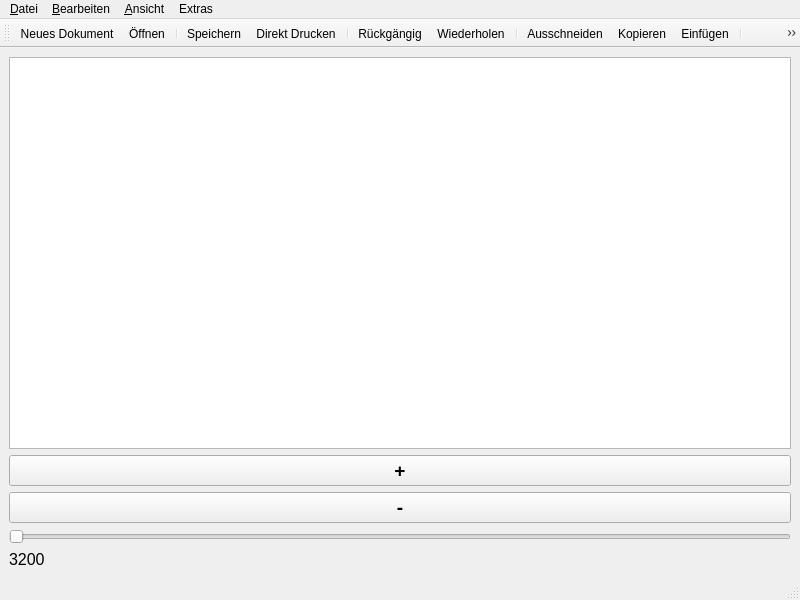
<?xml version="1.0" encoding="UTF-8"?>
<ui version="4.0">
 <class>MainWindow</class>
 <widget class="QMainWindow" name="MainWindow">
  <property name="geometry">
   <rect>
    <x>0</x>
    <y>0</y>
    <width>800</width>
    <height>600</height>
   </rect>
  </property>
  <property name="windowTitle">
   <string>MainWindow</string>
  </property>
  <widget class="QWidget" name="centralwidget">
   <layout class="QGridLayout" name="gridLayout">
    <item row="3" column="0">
     <widget class="QSlider" name="sldZoom">
      <property name="minimum">
       <number>1</number>
      </property>
      <property name="maximum">
       <number>32</number>
      </property>
      <property name="singleStep">
       <number>1</number>
      </property>
      <property name="pageStep">
       <number>5</number>
      </property>
      <property name="orientation">
       <enum>Qt::Horizontal</enum>
      </property>
     </widget>
    </item>
    <item row="1" column="0">
     <widget class="QPushButton" name="btnZoomPlus">
      <property name="font">
       <font>
        <pointsize>14</pointsize>
        <bold>true</bold>
       </font>
      </property>
      <property name="text">
       <string>+</string>
      </property>
     </widget>
    </item>
    <item row="0" column="0">
     <widget class="QTextEdit" name="textEdit"/>
    </item>
    <item row="2" column="0">
     <widget class="QPushButton" name="btnZoomMinus">
      <property name="font">
       <font>
        <pointsize>14</pointsize>
        <bold>true</bold>
       </font>
      </property>
      <property name="text">
       <string>-</string>
      </property>
     </widget>
    </item>
    <item row="4" column="0">
     <widget class="QLabel" name="lblZoom">
      <property name="font">
       <font>
        <pointsize>12</pointsize>
       </font>
      </property>
      <property name="text">
       <string>3200</string>
      </property>
     </widget>
    </item>
   </layout>
  </widget>
  <widget class="QMenuBar" name="menubar">
   <property name="geometry">
    <rect>
     <x>0</x>
     <y>0</y>
     <width>800</width>
     <height>21</height>
    </rect>
   </property>
   <widget class="QMenu" name="menu_Datei">
    <property name="title">
     <string>&amp;Datei</string>
    </property>
    <widget class="QMenu" name="menuDrucken">
     <property name="title">
      <string>Drucken</string>
     </property>
     <addaction name="action_Vorschau"/>
     <addaction name="action_Druck"/>
     <addaction name="action_Direkt_Drucken"/>
    </widget>
    <addaction name="action_Neues_Dokument"/>
    <addaction name="action_Oeffnen"/>
    <addaction name="separator"/>
    <addaction name="action_Speichern"/>
    <addaction name="action_Speichern_unter"/>
    <addaction name="separator"/>
    <addaction name="menuDrucken"/>
    <addaction name="separator"/>
    <addaction name="action_Beenden"/>
   </widget>
   <widget class="QMenu" name="menu_Bearbeiten">
    <property name="title">
     <string>&amp;Bearbeiten</string>
    </property>
    <addaction name="action_Rueckgaengig"/>
    <addaction name="action_Wiederholen"/>
    <addaction name="separator"/>
    <addaction name="action_Ausschneiden"/>
    <addaction name="action_Kopieren"/>
    <addaction name="action_Einfuegen"/>
    <addaction name="separator"/>
    <addaction name="action_Suchen"/>
    <addaction name="action_Ersetzen"/>
   </widget>
   <widget class="QMenu" name="menu_Ansicht">
    <property name="title">
     <string>&amp;Ansicht</string>
    </property>
    <widget class="QMenu" name="menu_Farbe">
     <property name="title">
      <string>&amp;Farbe</string>
     </property>
     <addaction name="action_Vordergrund"/>
     <addaction name="action_Hintergrund"/>
    </widget>
    <widget class="QMenu" name="menu_Zoom">
     <property name="title">
      <string>&amp;Zoom</string>
     </property>
     <addaction name="action_100"/>
     <addaction name="action_200"/>
     <addaction name="action_300"/>
     <addaction name="action_400"/>
     <addaction name="action_800"/>
     <addaction name="action_1600"/>
     <addaction name="action_3200"/>
    </widget>
    <addaction name="menu_Zoom"/>
    <addaction name="action_Schriftart"/>
    <addaction name="menu_Farbe"/>
   </widget>
   <widget class="QMenu" name="menuExtras">
    <property name="title">
     <string>Extras</string>
    </property>
    <widget class="QMenu" name="menu_Spracheinstellung">
     <property name="title">
      <string>&amp;Spracheinstellung</string>
     </property>
     <addaction name="action_Deutsch"/>
     <addaction name="action_Englisch"/>
     <addaction name="action_Franzoesisch"/>
     <addaction name="action_Spanisch"/>
     <addaction name="action_Portugiesisch"/>
    </widget>
    <addaction name="action_Optionen"/>
    <addaction name="menu_Spracheinstellung"/>
   </widget>
   <addaction name="menu_Datei"/>
   <addaction name="menu_Bearbeiten"/>
   <addaction name="menu_Ansicht"/>
   <addaction name="menuExtras"/>
  </widget>
  <widget class="QStatusBar" name="statusbar"/>
  <widget class="QToolBar" name="toolBar">
   <property name="windowTitle">
    <string>toolBar</string>
   </property>
   <attribute name="toolBarArea">
    <enum>TopToolBarArea</enum>
   </attribute>
   <attribute name="toolBarBreak">
    <bool>false</bool>
   </attribute>
   <addaction name="action_Neues_Dokument"/>
   <addaction name="action_Oeffnen"/>
   <addaction name="separator"/>
   <addaction name="action_Speichern"/>
   <addaction name="action_Direkt_Drucken"/>
   <addaction name="separator"/>
   <addaction name="action_Rueckgaengig"/>
   <addaction name="action_Wiederholen"/>
   <addaction name="separator"/>
   <addaction name="action_Ausschneiden"/>
   <addaction name="action_Kopieren"/>
   <addaction name="action_Einfuegen"/>
   <addaction name="separator"/>
   <addaction name="action_Suchen"/>
  </widget>
  <action name="action_Neues_Dokument">
   <property name="icon">
    <iconset resource="ressourcen.qrc">
     <normaloff>:/icons/_Editor_Icons/new_1.png</normaloff>:/icons/_Editor_Icons/new_1.png</iconset>
   </property>
   <property name="text">
    <string>&amp;Neues Dokument</string>
   </property>
   <property name="shortcut">
    <string>Ctrl+N</string>
   </property>
  </action>
  <action name="action_Oeffnen">
   <property name="icon">
    <iconset resource="ressourcen.qrc">
     <normaloff>:/icons/_Editor_Icons/open_4.png</normaloff>:/icons/_Editor_Icons/open_4.png</iconset>
   </property>
   <property name="text">
    <string>Ö&amp;ffnen</string>
   </property>
   <property name="shortcut">
    <string>Ctrl+O</string>
   </property>
  </action>
  <action name="action_Speichern">
   <property name="icon">
    <iconset resource="ressourcen.qrc">
     <normaloff>:/icons/_Editor_Icons/save_1.png</normaloff>:/icons/_Editor_Icons/save_1.png</iconset>
   </property>
   <property name="text">
    <string>&amp;Speichern</string>
   </property>
   <property name="shortcut">
    <string>Ctrl+S</string>
   </property>
  </action>
  <action name="action_Speichern_unter">
   <property name="icon">
    <iconset resource="ressourcen.qrc">
     <normaloff>:/icons/_Editor_Icons/save_4.png</normaloff>:/icons/_Editor_Icons/save_4.png</iconset>
   </property>
   <property name="text">
    <string>Speichern &amp;unter</string>
   </property>
   <property name="shortcut">
    <string>Ctrl+Shift+S</string>
   </property>
  </action>
  <action name="action_Vorschau">
   <property name="text">
    <string>&amp;Vorschau</string>
   </property>
  </action>
  <action name="action_Druck">
   <property name="icon">
    <iconset resource="ressourcen.qrc">
     <normaloff>:/icons/_Editor_Icons/print_1.png</normaloff>:/icons/_Editor_Icons/print_1.png</iconset>
   </property>
   <property name="text">
    <string>&amp;Druck</string>
   </property>
   <property name="shortcut">
    <string>Ctrl+P</string>
   </property>
  </action>
  <action name="action_Beenden">
   <property name="text">
    <string>&amp;Beenden</string>
   </property>
  </action>
  <action name="action_Rueckgaengig">
   <property name="icon">
    <iconset resource="ressourcen.qrc">
     <normaloff>:/icons/_Editor_Icons/back_5.png</normaloff>:/icons/_Editor_Icons/back_5.png</iconset>
   </property>
   <property name="text">
    <string>&amp;Rückgängig</string>
   </property>
   <property name="shortcut">
    <string>Ctrl+Z</string>
   </property>
  </action>
  <action name="action_Wiederholen">
   <property name="icon">
    <iconset resource="ressourcen.qrc">
     <normaloff>:/icons/_Editor_Icons/forward_5.png</normaloff>:/icons/_Editor_Icons/forward_5.png</iconset>
   </property>
   <property name="text">
    <string>&amp;Wiederholen</string>
   </property>
   <property name="shortcut">
    <string>Ctrl+Y</string>
   </property>
  </action>
  <action name="action_Ausschneiden">
   <property name="icon">
    <iconset resource="ressourcen.qrc">
     <normaloff>:/icons/_Editor_Icons/cut_3.png</normaloff>:/icons/_Editor_Icons/cut_3.png</iconset>
   </property>
   <property name="text">
    <string>&amp;Ausschneiden</string>
   </property>
   <property name="shortcut">
    <string>Ctrl+X</string>
   </property>
  </action>
  <action name="action_Kopieren">
   <property name="icon">
    <iconset resource="ressourcen.qrc">
     <normaloff>:/icons/_Editor_Icons/copy_4.png</normaloff>:/icons/_Editor_Icons/copy_4.png</iconset>
   </property>
   <property name="text">
    <string>&amp;Kopieren</string>
   </property>
   <property name="shortcut">
    <string>Ctrl+C</string>
   </property>
  </action>
  <action name="action_Einfuegen">
   <property name="icon">
    <iconset resource="ressourcen.qrc">
     <normaloff>:/icons/_Editor_Icons/paste_4.png</normaloff>:/icons/_Editor_Icons/paste_4.png</iconset>
   </property>
   <property name="text">
    <string>&amp;Einfügen</string>
   </property>
   <property name="shortcut">
    <string>Ctrl+V</string>
   </property>
  </action>
  <action name="action_Suchen">
   <property name="icon">
    <iconset resource="ressourcen.qrc">
     <normaloff>:/icons/_Editor_Icons/find_3.png</normaloff>:/icons/_Editor_Icons/find_3.png</iconset>
   </property>
   <property name="text">
    <string>&amp;Suchen</string>
   </property>
   <property name="shortcut">
    <string>Ctrl+F</string>
   </property>
  </action>
  <action name="action_Ersetzen">
   <property name="text">
    <string>&amp;Ersetzen</string>
   </property>
   <property name="shortcut">
    <string>Ctrl+H</string>
   </property>
  </action>
  <action name="action_Schriftart">
   <property name="icon">
    <iconset resource="ressourcen.qrc">
     <normaloff>:/icons/_Editor_Icons/font_1.png</normaloff>:/icons/_Editor_Icons/font_1.png</iconset>
   </property>
   <property name="text">
    <string>&amp;Schriftart</string>
   </property>
  </action>
  <action name="action_Vordergrund">
   <property name="text">
    <string>&amp;Vordergrund</string>
   </property>
  </action>
  <action name="action_Optionen">
   <property name="text">
    <string>Optionen</string>
   </property>
  </action>
  <action name="action_Deutsch">
   <property name="checkable">
    <bool>true</bool>
   </property>
   <property name="text">
    <string>&amp;Deutsch</string>
   </property>
  </action>
  <action name="action_Englisch">
   <property name="checkable">
    <bool>true</bool>
   </property>
   <property name="text">
    <string>&amp;Englisch</string>
   </property>
  </action>
  <action name="action_Franzoesisch">
   <property name="text">
    <string>&amp;Französisch</string>
   </property>
  </action>
  <action name="action_Spanisch">
   <property name="text">
    <string>&amp;Spanisch</string>
   </property>
  </action>
  <action name="action_Portugiesisch">
   <property name="text">
    <string>&amp;Portugiesisch</string>
   </property>
   <property name="toolTip">
    <string>Portugiesisch</string>
   </property>
  </action>
  <action name="action_100">
   <property name="text">
    <string>100%</string>
   </property>
  </action>
  <action name="action_200">
   <property name="text">
    <string>200%</string>
   </property>
  </action>
  <action name="action_300">
   <property name="text">
    <string>300%</string>
   </property>
  </action>
  <action name="action_400">
   <property name="text">
    <string>400%</string>
   </property>
  </action>
  <action name="action_800">
   <property name="text">
    <string>800%</string>
   </property>
  </action>
  <action name="action_1600">
   <property name="text">
    <string>1600%</string>
   </property>
  </action>
  <action name="action_3200">
   <property name="text">
    <string>3200%</string>
   </property>
  </action>
  <action name="action_Direkt_Drucken">
   <property name="icon">
    <iconset resource="ressourcen.qrc">
     <normaloff>:/icons/_Editor_Icons/print_1.png</normaloff>:/icons/_Editor_Icons/print_1.png</iconset>
   </property>
   <property name="text">
    <string>Direkt Drucken</string>
   </property>
  </action>
  <action name="action_Hintergrund">
   <property name="text">
    <string>&amp;Hintergrund</string>
   </property>
  </action>
 </widget>
 <resources>
  <include location="ressourcen.qrc"/>
 </resources>
 <connections/>
</ui>
